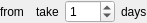
<?xml version="1.0" encoding="UTF-8"?>
<ui version="4.0">
 <class>DaysFilter</class>
 <widget class="QWidget" name="DaysFilter">
  <property name="geometry">
   <rect>
    <x>0</x>
    <y>0</y>
    <width>158</width>
    <height>25</height>
   </rect>
  </property>
  <layout class="QHBoxLayout" name="horizontalLayout">
   <property name="sizeConstraint">
    <enum>QLayout::SetFixedSize</enum>
   </property>
   <property name="leftMargin">
    <number>0</number>
   </property>
   <property name="topMargin">
    <number>0</number>
   </property>
   <property name="rightMargin">
    <number>0</number>
   </property>
   <property name="bottomMargin">
    <number>0</number>
   </property>
   <item>
    <widget class="QLabel" name="label">
     <property name="text">
      <string>from</string>
     </property>
    </widget>
   </item>
   <item>
    <widget class="DaysEdit" name="widget" native="true"/>
   </item>
   <item>
    <widget class="QLabel" name="label_2">
     <property name="text">
      <string>take</string>
     </property>
    </widget>
   </item>
   <item>
    <widget class="QSpinBox" name="spinBox_take">
     <property name="minimumSize">
      <size>
       <width>50</width>
       <height>0</height>
      </size>
     </property>
     <property name="maximum">
      <number>366</number>
     </property>
     <property name="value">
      <number>1</number>
     </property>
    </widget>
   </item>
   <item>
    <widget class="QLabel" name="label_3">
     <property name="text">
      <string>days</string>
     </property>
    </widget>
   </item>
  </layout>
 </widget>
 <customwidgets>
  <customwidget>
   <class>DaysEdit</class>
   <extends>QWidget</extends>
   <header>DaysEdit/DaysEdit.h</header>
   <container>1</container>
  </customwidget>
 </customwidgets>
 <resources/>
 <connections/>
</ui>
